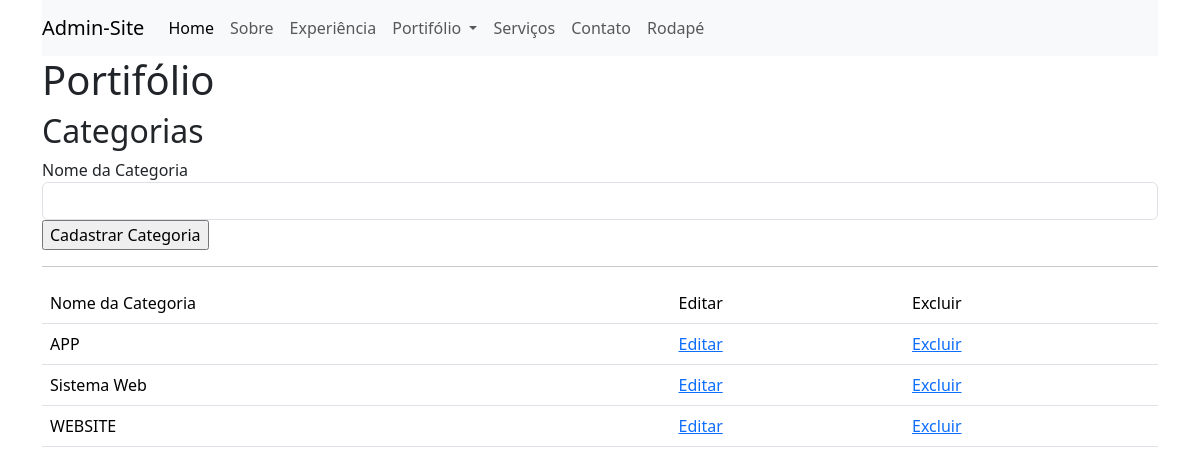
The app's page /admin/home.php?pg=portfolio_categorias (signed in), older data.
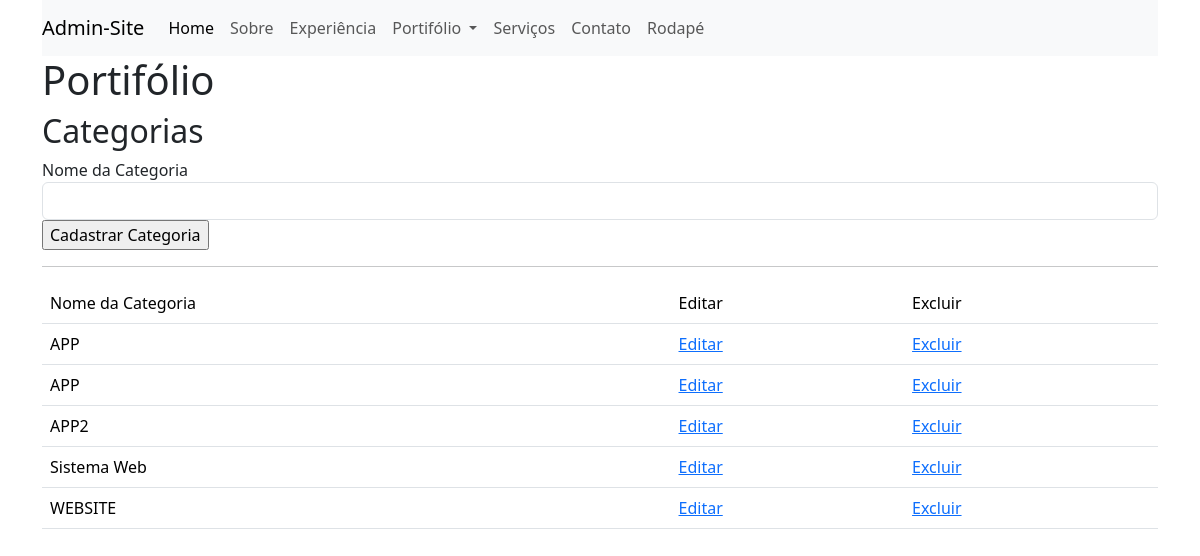
The same page, newer data.
### tables this page shows
CREATE TABLE `categorias` (
  `id` int(10) unsigned NOT NULL AUTO_INCREMENT,
  `nome` varchar(50) DEFAULT NULL,
  PRIMARY KEY (`id`)
);

### admin/connect.php (called while the page is built, shortened)
<?php
class connect
{
  function selectFor($sql)
  {
    try {
      $cnx = new PDO('mysql:host=' . HOST . ';dbname=' . DB . '', USER, PASS, array(PDO::MYSQL_ATTR_INIT_COMMAND => "SET NAMES utf8"));
      $con = $cnx->prepare($sql);
      $con->execute();
      return $con->fetchAll(PDO::FETCH_ASSOC);
    } catch (PDOException $e) {
      echo "Ops! desculpe,  algo deu errado, por favor tente mais tarde:<br>";
      echo "<br>";
      echo $e->getMessage();
      exit;
    }
  }
}

### admin/pg/portfolio_categorias.php (the view, shortened to what this page needs)
<h1>Portifólio</h1>
<h2>Categorias</h2>
<?php
if (isset($_GET['acao']) && $_GET['acao'] == 'editar') {
    $id = $_GET['id'];
    $cat = $sql->select("SELECT* FROM categorias WHERE id = {$id}");
?>
    <form id="editar" class="form-group" method="post">
        <label for="nomeCateg">Nome da Categoria</label>
        <input class="form-control" type="text" name="nomeCateg" id="nomeCateg" value="<?= $cat['nome'] ?>" required>
        <input type="hidden" name="id" value="<?= $cat['id'] ?>">
        <input type="submit" name="editaCategoria" value="Alterar Categoria">
    </form>
<?php
} else {
?>
    <form id="cadastrar" class="form-group" method="post">
        <label for="nomeCateg">Nome da Categoria</label>
        <input class="form-control" type="text" name="nomeCateg" id="nomeCateg" required>
        <input type="submit" name="cadastrarCategoria" value="Cadastrar Categoria">
    </form>
<?php
}
?>
<hr>
<table class="table table-stripped">
    <tr>
        <td>Nome da Categoria</td>
        <td>Editar</td>
        <td>Excluir</td>
    </tr>
    <?php
    $categ = $sql->selectFor("SELECT * FROM categorias ORDER BY nome");
    foreach ($categ as $v) {
        echo "<tr>
                <td>{$v['nome']}</td>
                <td>
                <a href=\"home.php?pg=portfolio_categorias&acao=editar&id={$v['id']}\">Editar</a>
                </td>
                <td>
                <a href=\"home.php?pg=portfolio_categorias&acao=excluir&id={$v['id']}\">Excluir</a>
                </td>
            </tr>
        ";
    }
    ?>
</table>

Row changes from the older to the newer data that the page shows:
added categorias: nome "APP"
added categorias: nome "APP2"
